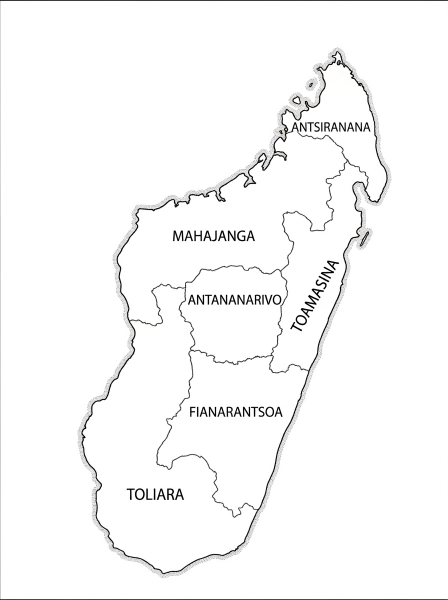
#> input picture provinces.png, 896 x 1200 px (shown at 1/2 size)
$ jupyter execute provinces.ipynb
#> lines starting #> are read from the running program, lines starting #| are printed output that depends on the picture
## Tâches dans ce notebook:
  - Sélectionner trois couleurs distinctes.
  - Attribuer une couleur à chaque province de Madagascar, en veillant à utiliser uniquement les trois couleurs choisies.
  - S'assurer qu'aucune province voisine ne partage la même couleur.

## Provinces de Madagascar non colorées

[cell 1]
from PIL import Image
import matplotlib.pyplot as plt

img_pil = Image.open('provinces.png').convert('L')
plt.imshow(img_pil, cmap='gray')
plt.axis('off')
plt.title("Provinces de Madagascar")
plt.gcf().set_size_inches(5, 7)
plt.show()

## Liens entre provinces

[cell 2]
# Madagascar's provinces and their neighboring links
MDG_PROVINCES = {
    "Antsiranana": ["Mahajanga", "Toamasina"],
    "Mahajanga": ["Antsiranana", "Toamasina", "Antananarivo", "Toliara"],
    "Toamasina": ["Antsiranana", "Mahajanga", "Antananarivo", "Fianarantsoa"],
    "Antananarivo": ["Mahajanga", "Toamasina", "Fianarantsoa", "Toliara"],
    "Fianarantsoa": ["Toamasina", "Antananarivo", "Toliara"],
    "Toliara": ["Mahajanga", "Antananarivo", "Fianarantsoa"]
}

COLORS = {
    "orange": (255, 179, 102),  # orange
    "bleue": (144, 202, 249),  # bleue
    "light green": (165, 214, 167),  # light green
}

## Recherche des bonnes couleurs pour la coloration

[cell 3]
from itertools import product

def valid_colors(colors, nbs):
    for pv, pc in colors.items():
        if any(colors[nb]==pc for nb in nbs[pv]):
            return False
    return True

def find_colors(base_colors, nbs):
    solutions = []
    for perm in product(base_colors.keys(),repeat=6):
        colors = {prv: cl for prv,cl in zip(nbs.keys(), perm)}
        if valid_colors(colors, nbs):
            solutions.append(colors)

    return solutions

[cell 4]
SOLUTIONS = find_colors(COLORS, MDG_PROVINCES)
assert SOLUTIONS != [], "Did not find any solution"

print(f"Found {len(SOLUTIONS)} solutions !!")

## Provinces de Madagascar colorées

[cell 5]
import numpy as np
from skimage import measure
import matplotlib.pyplot as plt

[cell 6]
show_order = ["Antsiranana", "Mahajanga", "Toamasina", "Antananarivo", "Toliara", "Fianarantsoa"]
num_solutions = len(SOLUTIONS)
fig, axes = plt.subplots(1, num_solutions, figsize=(5*num_solutions, 7))

MIN_AREA = 3000
MAX_AREA = 100000

if num_solutions == 1:
    axes = [axes]

for idx, (sol, ax) in enumerate(zip(SOLUTIONS, axes)):
    sol_colors = [COLORS[sol[prv]] for prv in show_order]

    # Conduct the same steps as plot_solution, but plotting on ax
    gray = np.array(img_pil)

    # Detect borders
    borders = (gray > 150).astype(np.uint8) * 255
    labeled = measure.label(borders, connectivity=1)

    # Detect region in the borders
    regions = measure.regionprops(labeled)

    # Remove noises
    provinces = [r for r in regions if MIN_AREA < r.area < MAX_AREA]

    # Colorize provinces
    output = np.ones((*gray.shape, 3), dtype=np.uint8) * 255
    for i, region in enumerate(provinces):
        output[labeled == region.label] = sol_colors[i % len(sol_colors)]

    # Plot the subplot (the current solution)
    ax.imshow(output)
    ax.axis('off')
    ax.set_title(f"Solution {idx+1}", fontsize=14, fontweight='bold')
#> this loop made 6 passes
#> pass 1, `borders = (gray > 150).astype(np.uint8) * 255`:
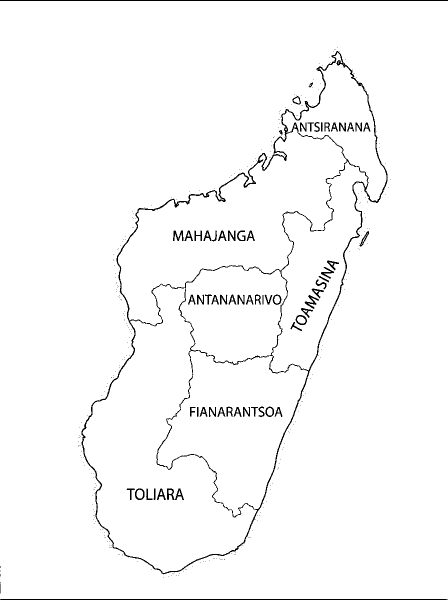
#> borders: shape (1200, 896) (shown at 1/2 size); 97.7% white; black in thin lines or dots
#> pass 1, `labeled = measure.label(borders, connectivity=1)`:
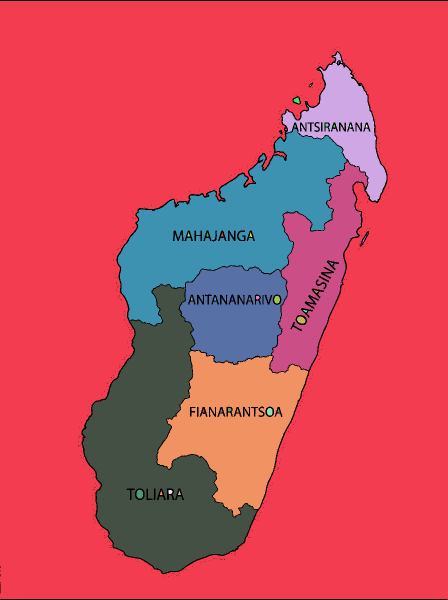
#> labeled: shape (1200, 896) int64 (shown at 1/2 size); 68 distinct labels, from 0 to 67; one colour per label, 0 black
#> after the loop:
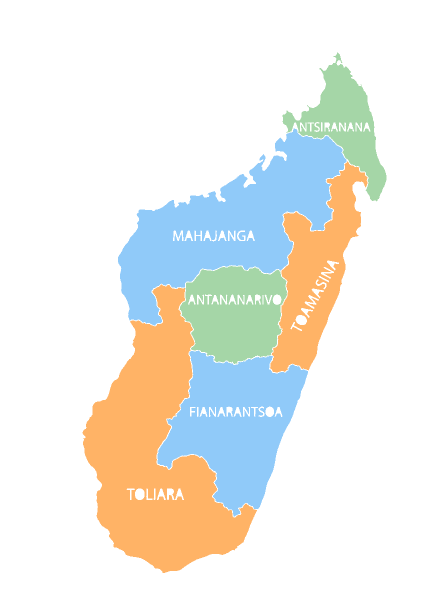
#> output: shape (1200, 896, 3) (shown at 1/2 size); mean R, G, B 237.5, 237.7, 231.9

plt.tight_layout()
plt.show()
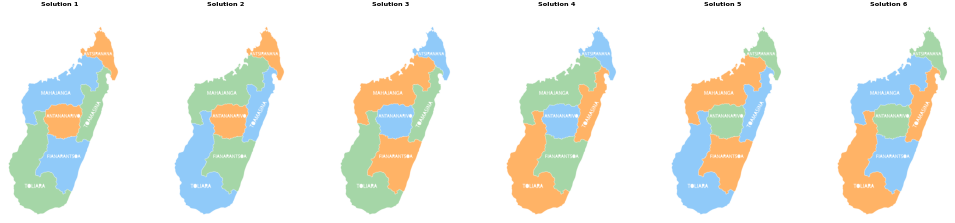
#> figure drawn by matplotlib, 6 panels
